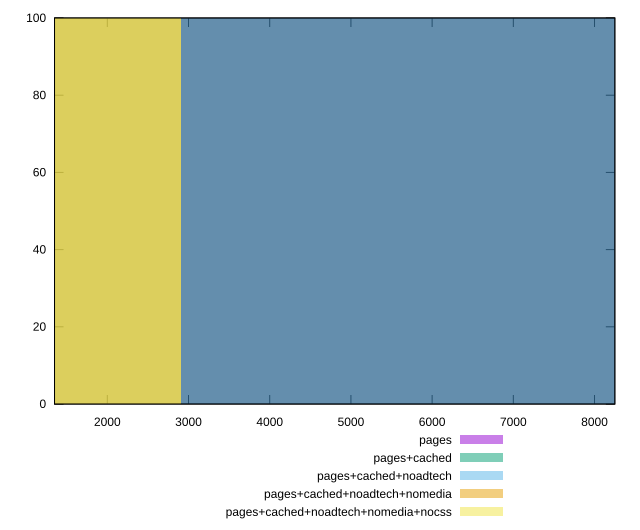

Generate this figure with gnuplot:
reset

$pages <<EOF
5824.754976580258 100
EOF

$pagesCached <<EOF
5824.754976580258 100
EOF

$pagesCachedNoadtech <<EOF
0 100
EOF

$pagesCachedNoadtechNomedia <<EOF
0 100
EOF

$pagesCachedNoadtechNomediaNocss <<EOF
0 100
EOF

set key outside below
set boxwidth 5824.754976580258
set xrange [1350:8250]
set yrange [0:100]
set trange [0:100]
set style fill transparent solid 0.5 noborder
set terminal svg size 640, 530 enhanced background rgb 'white'
set output "report_0_00242021-02-20T12:25:28.543Z/uses-text-compression/comparison/histogram/all_raw.svg"

plot $pages title "pages" with boxes, \
     $pagesCached title "pages+cached" with boxes, \
     $pagesCachedNoadtech title "pages+cached+noadtech" with boxes, \
     $pagesCachedNoadtechNomedia title "pages+cached+noadtech+nomedia" with boxes, \
     $pagesCachedNoadtechNomediaNocss title "pages+cached+noadtech+nomedia+nocss" with boxes

reset
